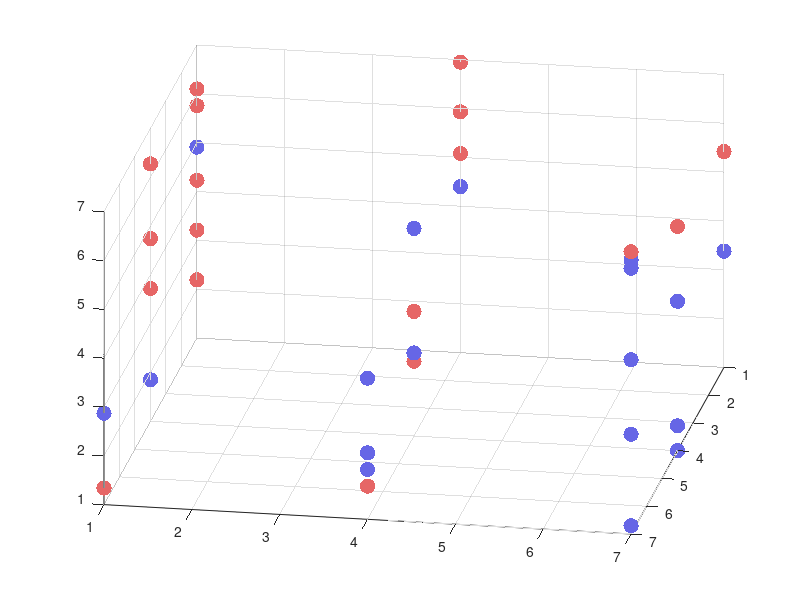

Here is the MATLAB script that generated this plot: (Note: this script raises an error after producing the figure.)
%Shao-Fang Wang 2018
%file name
fname = 'stimuli_param_uniqueF3.csv';
fname_train = 'stimuli_param_uniqueF3_train.csv';
fname_test = 'stimuli_param_uniqueF3_test.csv';
%specify training features 
F1 = [1,4,7];
F2 = [1,4,7];
%F3 = [0,1,3,4];
F3 = 1:0.17:7;
F3 = F3(randperm(length(F3))); %randomise the list

%%
%category A: training
%F1_freq = [7 5 3];
%F2_freq = [7 5 3];
f(1).F1freq = 9;
f(1).F2freq = [5 3 1];
f(2).F1freq = 6;
f(2).F2freq = [3 2 1];
f(3).F1freq = 3;
f(3).F2freq = [1 1 1];


%%feature01
temp = [];
for ii = 1:length(F1)%feature identity
    for ifreq = 1:f(ii).F1freq %first feature frequency
       temp = [temp; F1(ii)];
    end
end

%%feature02
temp2 = [];
for ii = 1:length(F1)%feature identity
for i2 = 1:length(F2)%feature identity
    for ifreq2 = 1:f(ii).F2freq(i2) %second feature frequency
        temp2 = [temp2;F2(i2)];
    end
end
end

%%feature03
temp3 = datasample(F3,size(temp2,1),'Replace',false);%F3(randperm(size(temp2,1)));
Atemp3 = temp3';

%%parameters for CatA
CatA_train_feature_set = [temp temp2 Atemp3 ones(length(temp),1)];%3 features + category label

%%
%category B: training
%F1_freq = [4 6 10 6];
%F2_freq = [4 4 9 9];
f(1).F1freq = 3;
f(1).F2freq = [1 1 1];
f(2).F1freq = 6;
f(2).F2freq = [1 2 3];
f(3).F1freq = 9;
f(3).F2freq = [1 3 5];


%%feature01
temp = [];
for ii = 1:length(F1)%feature identity
    for ifreq = 1:f(ii).F1freq %first feature frequency
       temp = [temp; F1(ii)];
    end
end

%%feature02
temp2 = [];
for ii = 1:length(F1)%feature identity
for i2 = 1:length(F2)%feature identity
    for ifreq2 = 1:f(ii).F2freq(i2) %second feature frequency
        temp2 = [temp2;F2(i2)];
    end
end
end

%%feature03
lia = ismember(F3,Atemp3);
F3_B = F3(lia==0);
temp3 = datasample(F3_B,size(temp2,1),'Replace',false);
Btemp3 = temp3';

%%parameters for CatB
CatB_train_feature_set = [temp temp2 Btemp3 zeros(length(temp),1)];%3 features + category label

Cat_train_set = [CatA_train_feature_set; CatB_train_feature_set];

if sum(ismember(Atemp3,Btemp3))>0
    error('Feature 3 is not item unique across the two categories')
end
%%%Plot
c = [0.9 0.4 0.4];%color for category A (red)
c2 = [0.4 0.4 0.9]; % color for category B (blue)
C = [];
    for ii = 1:size(CatA_train_feature_set,1)
        C = [C; c];
    end

    for ii = 1:size(CatB_train_feature_set,1)
        C = [C; c2];
    end
    
for ii = 10:10:100
h=figure(1);scatter3(Cat_train_set(:,1),Cat_train_set(:,2),Cat_train_set(:,3),120,C,'fill')
view(ii,30)
img_name = ['stimuli_dimension_train_',num2str(ii,'%03d'),'.jpg'];
%saveas(h,img_name)
pause
end

%%save training stimuli parameters
csvwrite(fname_train,Cat_train_set)

%% New stimuli
%specify new features:
%F1new = F1;
%F2new = 2;
lia= ismember(F3_B,Btemp3);
F3new = F3_B(lia==0);
F3new_subsetA = datasample(F3new,13);

CatA_train_feature_set_new = [
    1 F2(1) F3new_subsetA(1); ...
    1 F2(2) F3new_subsetA(2); ...
    1 datasample([F2(3),F2(4)],1) F3new_subsetA(3); ...
    2 F2(1) F3new_subsetA(4); ...
    2 F2(1) F3new_subsetA(5); ...
    2 F2(2) F3new_subsetA(6); ...
    2 F2(2) F3new_subsetA(7); ...
    2 datasample([F2(3),F2(4)],1) F3new_subsetA(8); ...
    3 F2(1) F3new_subsetA(9); ...
    3 F2(2) F3new_subsetA(10); ...
    3 datasample([F2(3),F2(4)],1) F3new_subsetA(11); ...
    4 datasample([F2(1),F2(2)],1) F3new_subsetA(12); ...
    4 datasample([F2(3),F2(4)],1) F3new_subsetA(13)];


lia = ismember(F3new,F3new_subsetA);
F3new_subsetB = F3new(lia==0);

CatB_train_feature_set_new = [
    1 datasample([F2(1),F2(2)],1) F3new_subsetB(1); ...
    1 datasample([F2(3),F2(4)],1) F3new_subsetB(2); ...
    2 F2(3) F3new_subsetB(3); ...
    2 F2(4) F3new_subsetB(4); ...
    2 datasample([F2(1),F2(2)],1) F3new_subsetB(5); ...
    3 F2(3) F3new_subsetB(6); ...
    3 F2(3) F3new_subsetB(7); ...
    3 F2(4) F3new_subsetB(8); ...
    3 F2(4) F3new_subsetB(9); ...
    3 datasample([F2(1),F2(2)],1) F3new_subsetB(10); ...
    4 F2(3) F3new_subsetB(11); ...
    4 F2(4) F3new_subsetB(12); ...
    4 datasample([F2(1),F2(2)],1) F3new_subsetB(13)];

CatA_new = [CatA_train_feature_set_new ones(size(CatA_train_feature_set_new,1),1)];
CatB_new = [CatB_train_feature_set_new zeros(size(CatB_train_feature_set_new,1),1)];

New_set = [CatA_new; CatB_new];
%%save training stimuli parameters
csvwrite(fname_test,New_set)

%%plot
c = [0.6 0.2 0.3];%color for category A (red)
c2 = [0.3 0.2 0.6]; % color for category B (blue)
%C = [];
     for ii = 1:size(CatA_train_feature_set_new,1)
         C = [C; c];
     end
 
     for ii = 1:size(CatB_train_feature_set_new,1)
         C = [C; c2];
     end

%%% labels for train and test stimuli sets
Cat_train_set = [Cat_train_set ones(size(Cat_train_set,1),1)]
New_set = [New_set zeros(size(New_set,1),1)];
Cat = [Cat_train_set; New_set];

%%%Plot
for ii = 10:10:100
h=figure(2);scatter3(Cat(:,1),Cat(:,2),Cat(:,3),120,C,'fill')
view(ii,30)
img_name = ['stimuli_dimension_train_test_',num2str(ii,'%03d'),'.jpg'];
%saveas(h,img_name)
pause
end

h=figure(3);scatter3(New_set(:,1),New_set(:,2),New_set(:,3),120,'fill')
img_name = ['stimuli_dimension_test.jpg'];
saveas(h,img_name)
%% save stimuli parameters
csvwrite(fname,Cat)
%parameters for three features, category label, and train/test label

